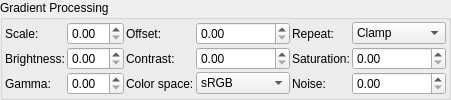
              <widget class="QGroupBox" name="groupBox_gradient_processing">
               <property name="title">
                <string>Gradient Processing</string>
               </property>
               <layout class="QGridLayout" name="gridLayout_gradient_processing">
                <property name="spacing">
                 <number>2</number>
                </property>
                <property name="leftMargin">
                 <number>2</number>
                </property>
                <property name="topMargin">
                 <number>2</number>
                </property>
                <property name="rightMargin">
                 <number>2</number>
                </property>
                <property name="bottomMargin">
                 <number>2</number>
                </property>
                <item row="0" column="0">
                 <widget class="QLabel" name="label_gradient_scale">
                  <property name="text">
                   <string>Scale:</string>
                  </property>
                 </widget>
                </item>
                <item row="0" column="1">
                 <widget class="MyDoubleSpinBox" name="spinbox_gradient_scale">
                  <property name="toolTip">
                   <string>Scales the gradient position (1.0 = normal, 2.0 = compressed, 0.5 = stretched)</string>
                  </property>
                 </widget>
                </item>
                <item row="0" column="2">
                 <widget class="QLabel" name="label_gradient_offset">
                  <property name="text">
                   <string>Offset:</string>
                  </property>
                 </widget>
                </item>
                <item row="0" column="3">
                 <widget class="MyDoubleSpinBox" name="spinbox_gradient_offset">
                  <property name="toolTip">
                   <string>Shifts the gradient position</string>
                  </property>
                 </widget>
                </item>
                <item row="0" column="4">
                 <widget class="QLabel" name="label_gradient_repeat_mode">
                  <property name="text">
                   <string>Repeat:</string>
                  </property>
                 </widget>
                </item>
                <item row="0" column="5">
                 <widget class="MyComboBox" name="comboBox_gradient_repeat_mode">
                  <property name="toolTip">
                   <string>How the gradient repeats outside [0,1] range</string>
                  </property>
                  <item><property name="text"><string>Clamp</string></property></item>
                  <item><property name="text"><string>Repeat</string></property></item>
                  <item><property name="text"><string>Mirror</string></property></item>
                  <item><property name="text"><string>Mirror Once</string></property></item>
                  <item><property name="text"><string>Extend</string></property></item>
                 </widget>
                </item>
                <item row="1" column="0">
                 <widget class="QLabel" name="label_gradient_brightness">
                  <property name="text">
                   <string>Brightness:</string>
                  </property>
                 </widget>
                </item>
                <item row="1" column="1">
                 <widget class="MyDoubleSpinBox" name="spinbox_gradient_brightness">
                  <property name="toolTip">
                   <string>Multiplies gradient color brightness</string>
                  </property>
                 </widget>
                </item>
                <item row="1" column="2">
                 <widget class="QLabel" name="label_gradient_contrast">
                  <property name="text">
                   <string>Contrast:</string>
                  </property>
                 </widget>
                </item>
                <item row="1" column="3">
                 <widget class="MyDoubleSpinBox" name="spinbox_gradient_contrast">
                  <property name="toolTip">
                   <string>Adjusts gradient color contrast</string>
                  </property>
                 </widget>
                </item>
                <item row="1" column="4">
                 <widget class="QLabel" name="label_gradient_saturation">
                  <property name="text">
                   <string>Saturation:</string>
                  </property>
                 </widget>
                </item>
                <item row="1" column="5">
                 <widget class="MyDoubleSpinBox" name="spinbox_gradient_saturation">
                  <property name="toolTip">
                   <string>Adjusts gradient color saturation (1.0 = normal, 0.0 = grayscale)</string>
                  </property>
                 </widget>
                </item>
                <item row="2" column="0">
                 <widget class="QLabel" name="label_gradient_gamma">
                  <property name="text">
                   <string>Gamma:</string>
                  </property>
                 </widget>
                </item>
                <item row="2" column="1">
                 <widget class="MyDoubleSpinBox" name="spinbox_gradient_gamma">
                  <property name="toolTip">
                   <string>Gamma correction for gradient colors (1.0 = no change)</string>
                  </property>
                 </widget>
                </item>
                <item row="2" column="2">
                 <widget class="QLabel" name="label_gradient_color_space">
                  <property name="text">
                   <string>Color space:</string>
                  </property>
                 </widget>
                </item>
                <item row="2" column="3">
                 <widget class="MyComboBox" name="comboBox_gradient_color_space">
                  <property name="toolTip">
                   <string>Interpolation color space for gradients</string>
                  </property>
                  <item><property name="text"><string>sRGB</string></property></item>
                  <item><property name="text"><string>Linear RGB</string></property></item>
                 </widget>
                </item>
                <item row="2" column="4">
                 <widget class="QLabel" name="label_gradient_noise_amount">
                  <property name="text">
                   <string>Noise:</string>
                  </property>
                 </widget>
                </item>
                <item row="2" column="5">
                 <widget class="MyDoubleSpinBox" name="spinbox_gradient_noise_amount">
                  <property name="toolTip">
                   <string>Adds noise dithering to reduce color banding</string>
                  </property>
                 </widget>
                </item>
               </layout>
              </widget>
